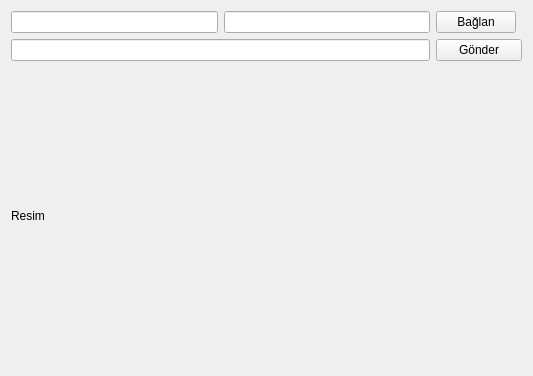
<?xml version="1.0" encoding="UTF-8"?>
<ui version="4.0">
 <class>MainWindow</class>
 <widget class="QMainWindow" name="MainWindow">
  <property name="geometry">
   <rect>
    <x>0</x>
    <y>0</y>
    <width>533</width>
    <height>376</height>
   </rect>
  </property>
  <property name="windowTitle">
   <string>Client</string>
  </property>
  <widget class="QWidget" name="centralWidget">
   <layout class="QGridLayout" name="gridLayout">
    <item row="0" column="1">
     <widget class="QLineEdit" name="lineEdit_port"/>
    </item>
    <item row="1" column="0" colspan="2">
     <widget class="QLineEdit" name="lineEdit"/>
    </item>
    <item row="0" column="0">
     <widget class="QLineEdit" name="lineEdit_ip"/>
    </item>
    <item row="0" column="2">
     <widget class="QPushButton" name="pushButton_update">
      <property name="text">
       <string>Bağlan</string>
      </property>
     </widget>
    </item>
    <item row="1" column="2" colspan="2">
     <widget class="QPushButton" name="pushButton">
      <property name="text">
       <string>Gönder</string>
      </property>
     </widget>
    </item>
    <item row="2" column="0">
     <widget class="QLabel" name="label">
      <property name="text">
       <string>Resim</string>
      </property>
     </widget>
    </item>
    <item row="2" column="1">
     <widget class="QLabel" name="lbl_image">
      <property name="text">
       <string/>
      </property>
     </widget>
    </item>
   </layout>
  </widget>
 </widget>
 <layoutdefault spacing="6" margin="11"/>
 <resources/>
 <connections/>
</ui>
